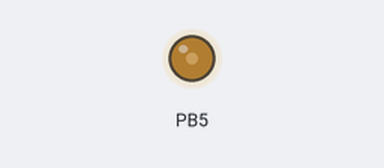
A program run on a simulated ATmega128, built with avr-gcc and emulated at 14.7456 MHz. Parts: output pins drawn as LEDs (lit = HIGH). At 0.0 s the program stops and its outputs stay as they are.

Above: at 0.1 s.
Timing chart, 0 to 1.5 s (numbered marks = the images above):
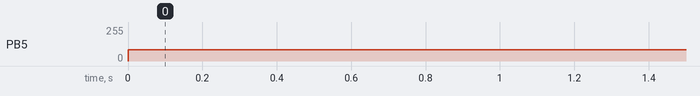

The program:

main.c
```c
/*
 * 16timer PWM.c
 *
 * Created: 2025-08-19 오후 1:11:07
 * Author : COMPUTER
 */


#define F_CPU	14745600UL
#include <avr/io.h>
#include <util/delay.h>


int main(void)
{
	DDRB = 0x20;
	ASSR = 0;												//내부 클럭을 사용할지 비동기 외부 클럭 사용할지 설정
    TCCR1A = 0x83;											//256분주비
    TCCR1B = 0x0a;
	TCCR1C = 0x00;											// 255 + 1 _ 0x0f
    TIMSK = 0x00;											// 인터럽트 허용											// 인터럽트 플래그(여기선 무쓸모, 자동 인터럽트 발생이 아닌 수동 처리시 필요)


	OCR1AH = 0x01;
	OCR1AL = 0x55;

    while (1)
    {


    }
}
```

Measured:
- by itself, PB5: 0/255 → 85/255 at 0.00 s
